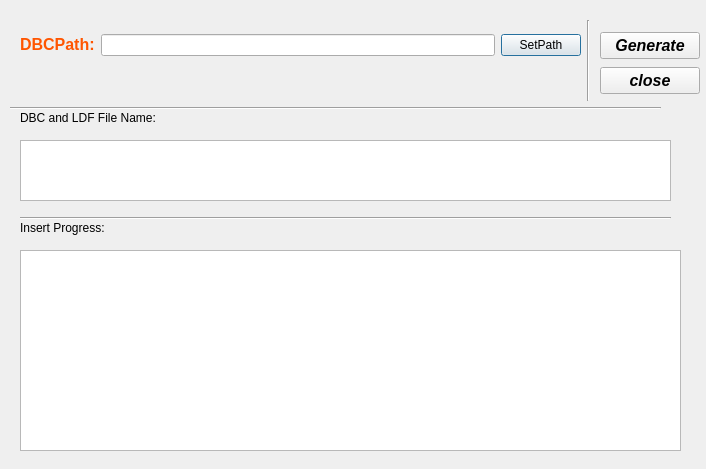
<?xml version="1.0" encoding="UTF-8"?>
<ui version="4.0">
 <class>MatrixDlg</class>
 <widget class="QDialog" name="MatrixDlg">
  <property name="geometry">
   <rect>
    <x>0</x>
    <y>0</y>
    <width>706</width>
    <height>469</height>
   </rect>
  </property>
  <property name="windowTitle">
   <string>Create DB</string>
  </property>
  <widget class="Line" name="line_3">
   <property name="geometry">
    <rect>
     <x>10</x>
     <y>100</y>
     <width>651</width>
     <height>16</height>
    </rect>
   </property>
   <property name="orientation">
    <enum>Qt::Horizontal</enum>
   </property>
  </widget>
  <widget class="QTextBrowser" name="textBrowserinsert">
   <property name="geometry">
    <rect>
     <x>20</x>
     <y>250</y>
     <width>661</width>
     <height>201</height>
    </rect>
   </property>
   <property name="styleSheet">
    <string notr="true">font: 7pt &quot;Arial&quot;;</string>
   </property>
  </widget>
  <widget class="Line" name="line">
   <property name="geometry">
    <rect>
     <x>580</x>
     <y>20</y>
     <width>16</width>
     <height>81</height>
    </rect>
   </property>
   <property name="orientation">
    <enum>Qt::Vertical</enum>
   </property>
  </widget>
  <widget class="Line" name="line_2">
   <property name="geometry">
    <rect>
     <x>20</x>
     <y>210</y>
     <width>651</width>
     <height>16</height>
    </rect>
   </property>
   <property name="orientation">
    <enum>Qt::Horizontal</enum>
   </property>
  </widget>
  <widget class="QWidget" name="layoutWidget">
   <property name="geometry">
    <rect>
     <x>20</x>
     <y>30</y>
     <width>561</width>
     <height>30</height>
    </rect>
   </property>
   <layout class="QHBoxLayout" name="horizontalLayout">
    <item>
     <widget class="QLabel" name="label_3">
      <property name="layoutDirection">
       <enum>Qt::RightToLeft</enum>
      </property>
      <property name="text">
       <string>&lt;html&gt;&lt;head/&gt;&lt;body&gt;&lt;p&gt;&lt;span style=&quot; font-size:12pt; font-weight:600; color:#ff5500;&quot;&gt;DBCPath:&lt;/span&gt;&lt;/p&gt;&lt;/body&gt;&lt;/html&gt;</string>
      </property>
      <property name="buddy">
       <cstring>lineEditDBC</cstring>
      </property>
     </widget>
    </item>
    <item>
     <widget class="QLineEdit" name="lineEditDBC"/>
    </item>
    <item>
     <widget class="QPushButton" name="pushButtonDBC">
      <property name="text">
       <string>SetPath</string>
      </property>
     </widget>
    </item>
   </layout>
  </widget>
  <widget class="QLabel" name="label_2">
   <property name="geometry">
    <rect>
     <x>20</x>
     <y>220</y>
     <width>191</width>
     <height>16</height>
    </rect>
   </property>
   <property name="text">
    <string>Insert Progress:</string>
   </property>
  </widget>
  <widget class="QLabel" name="label">
   <property name="geometry">
    <rect>
     <x>20</x>
     <y>110</y>
     <width>191</width>
     <height>16</height>
    </rect>
   </property>
   <property name="text">
    <string>DBC and LDF File Name: </string>
   </property>
  </widget>
  <widget class="QTextBrowser" name="textBrowserfile">
   <property name="geometry">
    <rect>
     <x>20</x>
     <y>140</y>
     <width>651</width>
     <height>61</height>
    </rect>
   </property>
   <property name="styleSheet">
    <string notr="true">font: 7pt &quot;Arial&quot;;</string>
   </property>
  </widget>
  <widget class="QWidget" name="layoutWidget_2">
   <property name="geometry">
    <rect>
     <x>600</x>
     <y>30</y>
     <width>100</width>
     <height>67</height>
    </rect>
   </property>
   <layout class="QVBoxLayout" name="verticalLayout">
    <item>
     <widget class="QPushButton" name="pushButtonGen">
      <property name="font">
       <font>
        <pointsize>12</pointsize>
        <weight>75</weight>
        <italic>true</italic>
        <bold>true</bold>
       </font>
      </property>
      <property name="text">
       <string>Generate</string>
      </property>
     </widget>
    </item>
    <item>
     <widget class="QPushButton" name="pushButtonclose">
      <property name="font">
       <font>
        <pointsize>12</pointsize>
        <weight>75</weight>
        <italic>true</italic>
        <bold>true</bold>
       </font>
      </property>
      <property name="text">
       <string>close</string>
      </property>
     </widget>
    </item>
   </layout>
  </widget>
 </widget>
 <resources/>
 <connections>
  <connection>
   <sender>pushButtonclose</sender>
   <signal>clicked()</signal>
   <receiver>MatrixDlg</receiver>
   <slot>reject()</slot>
   <hints>
    <hint type="sourcelabel">
     <x>645</x>
     <y>76</y>
    </hint>
    <hint type="destinationlabel">
     <x>389</x>
     <y>-142</y>
    </hint>
   </hints>
  </connection>
 </connections>
</ui>
